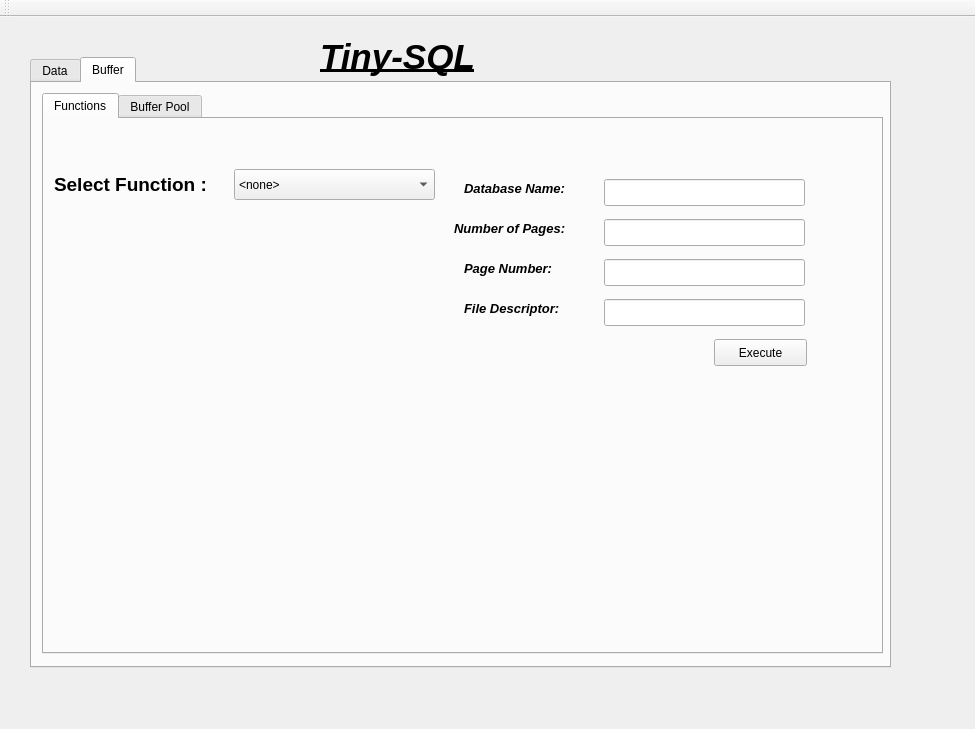
<?xml version="1.0" encoding="UTF-8"?>
<ui version="4.0">
 <class>MainWindow</class>
 <widget class="QMainWindow" name="MainWindow">
  <property name="geometry">
   <rect>
    <x>0</x>
    <y>0</y>
    <width>975</width>
    <height>729</height>
   </rect>
  </property>
  <property name="windowTitle">
   <string>MainWindow</string>
  </property>
  <widget class="QWidget" name="centralWidget">
   <widget class="QTabWidget" name="tabWidget">
    <property name="geometry">
     <rect>
      <x>30</x>
      <y>40</y>
      <width>861</width>
      <height>611</height>
     </rect>
    </property>
    <property name="currentIndex">
     <number>1</number>
    </property>
    <widget class="QWidget" name="tab">
     <attribute name="title">
      <string>Data</string>
     </attribute>
     <widget class="QListWidget" name="listWidget">
      <property name="geometry">
       <rect>
        <x>570</x>
        <y>40</y>
        <width>271</width>
        <height>271</height>
       </rect>
      </property>
      <property name="styleSheet">
       <string notr="true">background-color: rgb(255, 255, 255);</string>
      </property>
     </widget>
     <widget class="QLabel" name="label">
      <property name="geometry">
       <rect>
        <x>620</x>
        <y>10</y>
        <width>161</width>
        <height>21</height>
       </rect>
      </property>
      <property name="styleSheet">
       <string notr="true">font: 75 14pt &quot;Bitstream Charter&quot;;
text-decoration: underline;</string>
      </property>
      <property name="text">
       <string>&lt;!DOCTYPE HTML PUBLIC &quot;-//W3C//DTD HTML 4.0//EN&quot; &quot;http://www.w3.org/TR/REC-html40/strict.dtd&quot;&gt;
&lt;html&gt;&lt;head&gt;&lt;meta name=&quot;qrichtext&quot; content=&quot;1&quot; /&gt;&lt;style type=&quot;text/css&quot;&gt;
p, li { white-space: pre-wrap; }
&lt;/style&gt;&lt;/head&gt;&lt;body style=&quot; font-family:'Bitstream Charter'; font-size:14pt; font-weight:72; font-style:normal;&quot;&gt;
&lt;table style=&quot;-qt-table-type: root; margin-top:4px; margin-bottom:4px; margin-left:4px; margin-right:4px;&quot;&gt;
&lt;tr&gt;
&lt;td style=&quot;border: none;&quot;&gt;
&lt;p style=&quot; margin-top:0px; margin-bottom:0px; margin-left:0px; margin-right:0px; -qt-block-indent:0; text-indent:0px;&quot;&gt;&lt;span style=&quot; font-weight:600;&quot;&gt;Opened Databases&lt;/span&gt;&lt;/p&gt;&lt;/td&gt;&lt;/tr&gt;&lt;/table&gt;&lt;/body&gt;&lt;/html&gt;</string>
      </property>
     </widget>
    </widget>
    <widget class="QWidget" name="tab_2">
     <attribute name="title">
      <string>Buffer</string>
     </attribute>
     <widget class="QTabWidget" name="tabWidget_2">
      <property name="geometry">
       <rect>
        <x>10</x>
        <y>10</y>
        <width>841</width>
        <height>561</height>
       </rect>
      </property>
      <property name="currentIndex">
       <number>0</number>
      </property>
      <widget class="QWidget" name="tab_7">
       <attribute name="title">
        <string>Functions</string>
       </attribute>
       <widget class="QComboBox" name="comboBox">
        <property name="geometry">
         <rect>
          <x>190</x>
          <y>50</y>
          <width>201</width>
          <height>31</height>
         </rect>
        </property>
        <item>
         <property name="text">
          <string>&lt;none&gt;</string>
         </property>
        </item>
        <item>
         <property name="text">
          <string>Create Database</string>
         </property>
        </item>
        <item>
         <property name="text">
          <string>Open Database</string>
         </property>
        </item>
        <item>
         <property name="text">
          <string>Write Into Database</string>
         </property>
        </item>
        <item>
         <property name="text">
          <string>Read From Database</string>
         </property>
        </item>
        <item>
         <property name="text">
          <string>Close Database</string>
         </property>
        </item>
        <item>
         <property name="text">
          <string>Delete Database</string>
         </property>
        </item>
        <item>
         <property name="text">
          <string>Read Page</string>
         </property>
        </item>
        <item>
         <property name="text">
          <string>Write Page</string>
         </property>
        </item>
        <item>
         <property name="text">
          <string>Initialise</string>
         </property>
        </item>
       </widget>
       <widget class="QLabel" name="label_3">
        <property name="geometry">
         <rect>
          <x>10</x>
          <y>50</y>
          <width>181</width>
          <height>31</height>
         </rect>
        </property>
        <property name="text">
         <string>&lt;!DOCTYPE HTML PUBLIC &quot;-//W3C//DTD HTML 4.0//EN&quot; &quot;http://www.w3.org/TR/REC-html40/strict.dtd&quot;&gt;
&lt;html&gt;&lt;head&gt;&lt;meta name=&quot;qrichtext&quot; content=&quot;1&quot; /&gt;&lt;style type=&quot;text/css&quot;&gt;
p, li { white-space: pre-wrap; }
&lt;/style&gt;&lt;/head&gt;&lt;body style=&quot; font-family:'Sans'; font-size:10pt; font-weight:400; font-style:normal;&quot;&gt;
&lt;table style=&quot;-qt-table-type: root; margin-top:4px; margin-bottom:4px; margin-left:4px; margin-right:4px;&quot;&gt;
&lt;tr&gt;
&lt;td style=&quot;border: none;&quot;&gt;
&lt;p style=&quot; margin-top:0px; margin-bottom:0px; margin-left:0px; margin-right:0px; -qt-block-indent:0; text-indent:0px;&quot;&gt;&lt;span style=&quot; font-size:14pt; font-weight:600;&quot;&gt;Select Function :&lt;/span&gt;&lt;/p&gt;&lt;/td&gt;&lt;/tr&gt;&lt;/table&gt;&lt;/body&gt;&lt;/html&gt;</string>
        </property>
       </widget>
       <widget class="QLineEdit" name="lineEdit">
        <property name="geometry">
         <rect>
          <x>560</x>
          <y>60</y>
          <width>201</width>
          <height>27</height>
         </rect>
        </property>
       </widget>
       <widget class="QLineEdit" name="lineEdit_2">
        <property name="geometry">
         <rect>
          <x>560</x>
          <y>100</y>
          <width>201</width>
          <height>27</height>
         </rect>
        </property>
       </widget>
       <widget class="QLineEdit" name="lineEdit_3">
        <property name="geometry">
         <rect>
          <x>560</x>
          <y>140</y>
          <width>201</width>
          <height>27</height>
         </rect>
        </property>
       </widget>
       <widget class="QLabel" name="label_4">
        <property name="geometry">
         <rect>
          <x>420</x>
          <y>60</y>
          <width>131</width>
          <height>20</height>
         </rect>
        </property>
        <property name="text">
         <string>&lt;!DOCTYPE HTML PUBLIC &quot;-//W3C//DTD HTML 4.0//EN&quot; &quot;http://www.w3.org/TR/REC-html40/strict.dtd&quot;&gt;
&lt;html&gt;&lt;head&gt;&lt;meta name=&quot;qrichtext&quot; content=&quot;1&quot; /&gt;&lt;style type=&quot;text/css&quot;&gt;
p, li { white-space: pre-wrap; }
&lt;/style&gt;&lt;/head&gt;&lt;body style=&quot; font-family:'Sans'; font-size:10pt; font-weight:400; font-style:normal;&quot;&gt;
&lt;table style=&quot;-qt-table-type: root; margin-top:4px; margin-bottom:4px; margin-left:4px; margin-right:4px;&quot;&gt;
&lt;tr&gt;
&lt;td style=&quot;border: none;&quot;&gt;
&lt;p style=&quot; margin-top:0px; margin-bottom:0px; margin-left:0px; margin-right:0px; -qt-block-indent:0; text-indent:0px;&quot;&gt;&lt;span style=&quot; font-weight:600; font-style:italic;&quot;&gt;Database Name:&lt;/span&gt;&lt;/p&gt;&lt;/td&gt;&lt;/tr&gt;&lt;/table&gt;&lt;/body&gt;&lt;/html&gt;</string>
        </property>
       </widget>
       <widget class="QLabel" name="label_5">
        <property name="geometry">
         <rect>
          <x>410</x>
          <y>100</y>
          <width>141</width>
          <height>20</height>
         </rect>
        </property>
        <property name="text">
         <string>&lt;!DOCTYPE HTML PUBLIC &quot;-//W3C//DTD HTML 4.0//EN&quot; &quot;http://www.w3.org/TR/REC-html40/strict.dtd&quot;&gt;
&lt;html&gt;&lt;head&gt;&lt;meta name=&quot;qrichtext&quot; content=&quot;1&quot; /&gt;&lt;style type=&quot;text/css&quot;&gt;
p, li { white-space: pre-wrap; }
&lt;/style&gt;&lt;/head&gt;&lt;body style=&quot; font-family:'Sans'; font-size:10pt; font-weight:400; font-style:normal;&quot;&gt;
&lt;table border=&quot;0&quot; style=&quot;-qt-table-type: root; margin-top:4px; margin-bottom:4px; margin-left:4px; margin-right:4px;&quot;&gt;
&lt;tr&gt;
&lt;td style=&quot;border: none;&quot;&gt;
&lt;p style=&quot; margin-top:0px; margin-bottom:0px; margin-left:0px; margin-right:0px; -qt-block-indent:0; text-indent:0px;&quot;&gt;&lt;span style=&quot; font-weight:600; font-style:italic;&quot;&gt;Number of Pages:&lt;/span&gt;&lt;/p&gt;&lt;/td&gt;&lt;/tr&gt;&lt;/table&gt;&lt;/body&gt;&lt;/html&gt;</string>
        </property>
       </widget>
       <widget class="QLabel" name="label_6">
        <property name="geometry">
         <rect>
          <x>420</x>
          <y>140</y>
          <width>131</width>
          <height>20</height>
         </rect>
        </property>
        <property name="text">
         <string>&lt;!DOCTYPE HTML PUBLIC &quot;-//W3C//DTD HTML 4.0//EN&quot; &quot;http://www.w3.org/TR/REC-html40/strict.dtd&quot;&gt;
&lt;html&gt;&lt;head&gt;&lt;meta name=&quot;qrichtext&quot; content=&quot;1&quot; /&gt;&lt;style type=&quot;text/css&quot;&gt;
p, li { white-space: pre-wrap; }
&lt;/style&gt;&lt;/head&gt;&lt;body style=&quot; font-family:'Sans'; font-size:10pt; font-weight:400; font-style:normal;&quot;&gt;
&lt;table border=&quot;0&quot; style=&quot;-qt-table-type: root; margin-top:4px; margin-bottom:4px; margin-left:4px; margin-right:4px;&quot;&gt;
&lt;tr&gt;
&lt;td style=&quot;border: none;&quot;&gt;
&lt;p style=&quot; margin-top:0px; margin-bottom:0px; margin-left:0px; margin-right:0px; -qt-block-indent:0; text-indent:0px;&quot;&gt;&lt;span style=&quot; font-weight:600; font-style:italic;&quot;&gt;Page Number:&lt;/span&gt;&lt;/p&gt;&lt;/td&gt;&lt;/tr&gt;&lt;/table&gt;&lt;/body&gt;&lt;/html&gt;</string>
        </property>
       </widget>
       <widget class="QPushButton" name="pushButton_2">
        <property name="geometry">
         <rect>
          <x>670</x>
          <y>220</y>
          <width>93</width>
          <height>27</height>
         </rect>
        </property>
        <property name="text">
         <string>Execute</string>
        </property>
       </widget>
       <widget class="QLabel" name="label_7">
        <property name="geometry">
         <rect>
          <x>220</x>
          <y>260</y>
          <width>511</width>
          <height>41</height>
         </rect>
        </property>
        <property name="text">
         <string/>
        </property>
       </widget>
       <widget class="QLineEdit" name="lineEdit_4">
        <property name="geometry">
         <rect>
          <x>560</x>
          <y>180</y>
          <width>201</width>
          <height>27</height>
         </rect>
        </property>
       </widget>
       <widget class="QLabel" name="label_8">
        <property name="geometry">
         <rect>
          <x>420</x>
          <y>180</y>
          <width>131</width>
          <height>20</height>
         </rect>
        </property>
        <property name="text">
         <string>&lt;!DOCTYPE HTML PUBLIC &quot;-//W3C//DTD HTML 4.0//EN&quot; &quot;http://www.w3.org/TR/REC-html40/strict.dtd&quot;&gt;
&lt;html&gt;&lt;head&gt;&lt;meta name=&quot;qrichtext&quot; content=&quot;1&quot; /&gt;&lt;style type=&quot;text/css&quot;&gt;
p, li { white-space: pre-wrap; }
&lt;/style&gt;&lt;/head&gt;&lt;body style=&quot; font-family:'Sans'; font-size:10pt; font-weight:400; font-style:normal;&quot;&gt;
&lt;table border=&quot;0&quot; style=&quot;-qt-table-type: root; margin-top:4px; margin-bottom:4px; margin-left:4px; margin-right:4px;&quot;&gt;
&lt;tr&gt;
&lt;td style=&quot;border: none;&quot;&gt;
&lt;p style=&quot; margin-top:0px; margin-bottom:0px; margin-left:0px; margin-right:0px; -qt-block-indent:0; text-indent:0px;&quot;&gt;&lt;span style=&quot; font-weight:600; font-style:italic;&quot;&gt;File Descriptor:&lt;/span&gt;&lt;/p&gt;&lt;/td&gt;&lt;/tr&gt;&lt;/table&gt;&lt;/body&gt;&lt;/html&gt;</string>
        </property>
       </widget>
      </widget>
      <widget class="QWidget" name="tab_8">
       <attribute name="title">
        <string>Buffer Pool</string>
       </attribute>
       <widget class="QPushButton" name="pushButton">
        <property name="geometry">
         <rect>
          <x>10</x>
          <y>10</y>
          <width>93</width>
          <height>27</height>
         </rect>
        </property>
        <property name="text">
         <string>Refresh</string>
        </property>
       </widget>
      </widget>
     </widget>
    </widget>
   </widget>
   <widget class="QLabel" name="label_2">
    <property name="geometry">
     <rect>
      <x>320</x>
      <y>20</y>
      <width>181</width>
      <height>41</height>
     </rect>
    </property>
    <property name="text">
     <string>&lt;!DOCTYPE HTML PUBLIC &quot;-//W3C//DTD HTML 4.0//EN&quot; &quot;http://www.w3.org/TR/REC-html40/strict.dtd&quot;&gt;
&lt;html&gt;&lt;head&gt;&lt;meta name=&quot;qrichtext&quot; content=&quot;1&quot; /&gt;&lt;style type=&quot;text/css&quot;&gt;
p, li { white-space: pre-wrap; }
&lt;/style&gt;&lt;/head&gt;&lt;body style=&quot; font-family:'Sans'; font-size:10pt; font-weight:400; font-style:normal;&quot;&gt;
&lt;table style=&quot;-qt-table-type: root; margin-top:4px; margin-bottom:4px; margin-left:4px; margin-right:4px;&quot;&gt;
&lt;tr&gt;
&lt;td style=&quot;border: none;&quot;&gt;
&lt;p style=&quot; margin-top:0px; margin-bottom:0px; margin-left:0px; margin-right:0px; -qt-block-indent:0; text-indent:0px;&quot;&gt;&lt;span style=&quot; font-size:26pt; font-weight:600; font-style:italic; text-decoration: underline;&quot;&gt;Tiny-SQL&lt;/span&gt;&lt;/p&gt;&lt;/td&gt;&lt;/tr&gt;&lt;/table&gt;&lt;/body&gt;&lt;/html&gt;</string>
    </property>
   </widget>
  </widget>
  <widget class="QMenuBar" name="menuBar">
   <property name="geometry">
    <rect>
     <x>0</x>
     <y>0</y>
     <width>975</width>
     <height>23</height>
    </rect>
   </property>
  </widget>
  <widget class="QToolBar" name="mainToolBar">
   <attribute name="toolBarArea">
    <enum>TopToolBarArea</enum>
   </attribute>
   <attribute name="toolBarBreak">
    <bool>false</bool>
   </attribute>
  </widget>
 </widget>
 <layoutdefault spacing="6" margin="11"/>
 <resources/>
 <connections>
  <connection>
   <sender>pushButton</sender>
   <signal>clicked()</signal>
   <receiver>MainWindow</receiver>
   <slot>handler()</slot>
   <hints>
    <hint type="sourcelabel">
     <x>100</x>
     <y>171</y>
    </hint>
    <hint type="destinationlabel">
     <x>487</x>
     <y>364</y>
    </hint>
   </hints>
  </connection>
  <connection>
   <sender>pushButton_2</sender>
   <signal>clicked()</signal>
   <receiver>MainWindow</receiver>
   <slot>handler()</slot>
   <hints>
    <hint type="sourcelabel">
     <x>760</x>
     <y>351</y>
    </hint>
    <hint type="destinationlabel">
     <x>487</x>
     <y>364</y>
    </hint>
   </hints>
  </connection>
  <connection>
   <sender>comboBox</sender>
   <signal>currentIndexChanged(QString)</signal>
   <receiver>MainWindow</receiver>
   <slot>enabler()</slot>
   <hints>
    <hint type="sourcelabel">
     <x>334</x>
     <y>213</y>
    </hint>
    <hint type="destinationlabel">
     <x>487</x>
     <y>364</y>
    </hint>
   </hints>
  </connection>
 </connections>
</ui>
